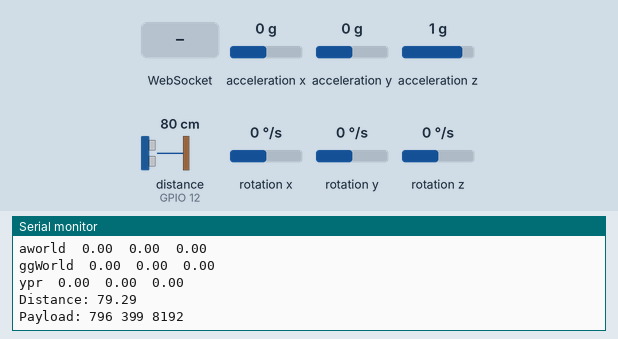
Simulated run of this program. Board: ESP32-S3. On the bench: the last lines printed to the serial monitor. Wiring (inferred from the names in the program): ultrasonic range finder: trigger GPIO 13; echo GPIO 12. The inputs (shaded band) are chosen by the test bench; at power-on: acceleration x 0 g, distance to the obstacle (sensor on GPIO 12) 80 cm, acceleration z 1 g, acceleration y 0 g, rotation x 0 °/s, rotation y 0 °/s, rotation z 0 °/s. The echo pulse lasts 58.3 µs per cm; storage starts empty.

Above: at 1.8 s.
1.9 s: acceleration x set to -0.2 g
At 2.8 s:
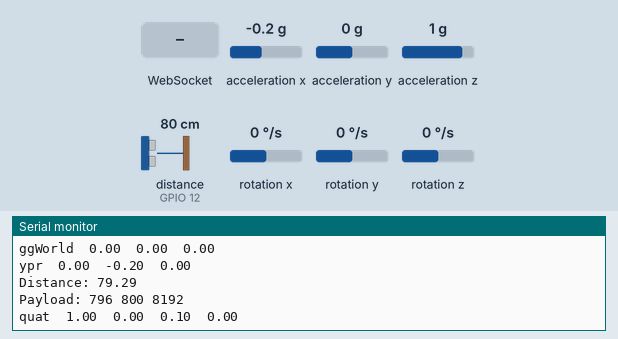
4.9 s: distance to the obstacle (sensor on GPIO 12) set to 35 cm
At 6.0 s:
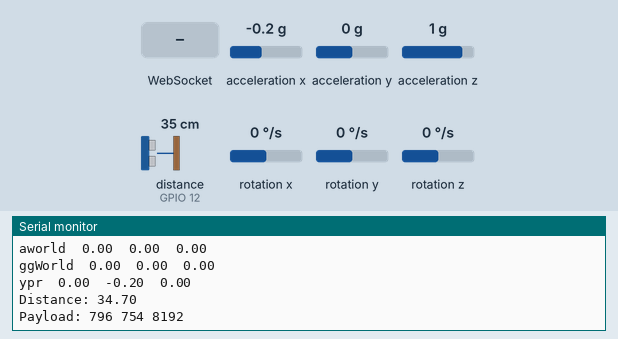
7.9 s: WebSocket text "screenSize" received
At 8.8 s:
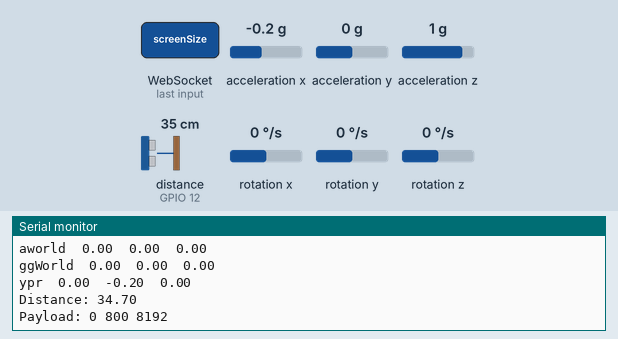
9.4 s: WebSocket text "calibrate" received
10.9 s: acceleration z set to -0.8 g
At 11.9 s:
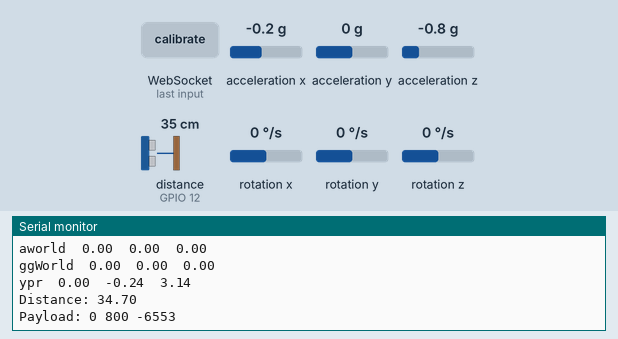
13.9 s: WebSocket text "1" received
Timing chart, 0 to 15.9 s (numbered marks = the images above; inputs shaded):
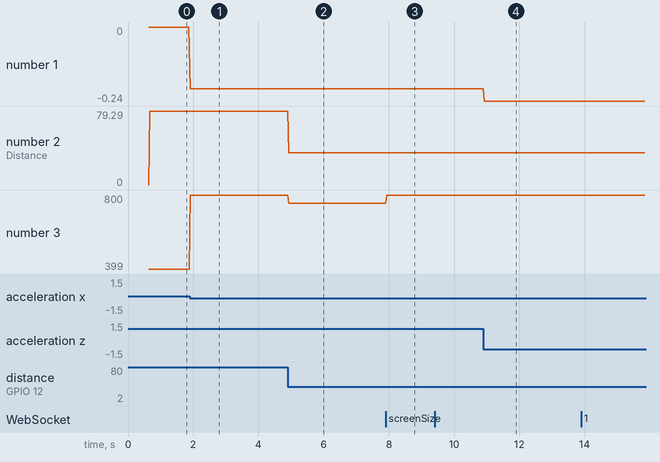

Measured:
- the behaviour switches between 0 and -0.1 g on acceleration x (found by bisection; images 0 and 1)
- after the input at 1.9 s, the serial monitor: prints a new line at once (image 1)
- after the input at 4.9 s, the serial monitor: prints a new line at once (image 2)
- after the input at 7.9 s, the serial monitor: prints a new line at once (image 3)
- after the input at 10.9 s, the serial monitor: prints a new line at once (image 4)
- plotted number 1: 0 → -0.2 after the input at 1.9 s, -0.2 → -0.24 after the input at 10.9 s
- plotted number 2: 79.29 → 34.7 after the input at 4.9 s
- plotted number 3: 399 → 800 after the input at 1.9 s, 800 → 754 after the input at 4.9 s, 754 → 800 after the input at 7.9 s

The program:

main.cpp
```cpp
#include <Arduino.h>
#include <Wire.h>
#include <WiFi.h>
#include "WebServer.h"
#include <DNSServer.h>
#include <WebSocketsServer.h>
#include <LittleFS.h>
#include <FS.h>


// MotionApps / I2Cdev headers provide DMP-capable MPU6050 class
#include "I2Cdev.h"
#include "MPU6050_6Axis_MotionApps20.h"
#include "util.h"

DNSServer dnsServer;
WebServer server(80);

void handleRoot(){
  server.send(200, "text", "Test");
}

/* MPU6050 default I2C address is 0x68*/
MPU6050 mpu;
//MPU6050 mpu(0x69); //Use for AD0 high
//MPU6050 mpu(0x68, &Wire1); //Use for AD0 low, but 2nd Wire (TWI/I2C) object.

/*Conversion variables*/
#define EARTH_GRAVITY_MS2 9.80665  //m/s2
#define DEG_TO_RAD        0.017453292519943295769236907684886
#define RAD_TO_DEG        57.295779513082320876798154814105

double distance;

/*---MPU6050 Control/Status Variables---*/
bool DMPReady = false;  // Set true if DMP init was successful
uint8_t MPUIntStatus;   // Holds actual interrupt status byte from MPU
uint8_t devStatus;      // Return status after each device operation (0 = success, !0 = error)
uint16_t packetSize;    // Expected DMP packet size (default is 42 bytes)
uint8_t FIFOBuffer[64]; // FIFO storage buffer

/*---MPU6050 Control/Status Variables---*/
Quaternion q;           // [w, x, y, z]         Quaternion container
VectorInt16 aa;         // [x, y, z]            Accel sensor measurements
VectorInt16 gg;         // [x, y, z]            Gyro sensor measurements
VectorInt16 aaWorld;    // [x, y, z]            World-frame accel sensor measurements
VectorInt16 ggWorld;    // [x, y, z]            World-frame gyro sensor measurements
VectorFloat gravity;    // [x, y, z]            Gravity vector
float euler[3];         // [psi, theta, phi]    Euler angle container
float ypr[3];           // [yaw, pitch, roll]   Yaw/Pitch/Roll container and gravity vector

#define TRIG 13
#define ECHO 12

#define aspectRatioRads 0.5123894603
double screenSize = 34.544; // diagonal screen size in cm of macbook

void calibrateMotion() {
    mpu.CalibrateAccel(6);  // Calibration Time: generate offsets and calibrate our MPU6050
    mpu.CalibrateGyro(6);
    Serial.println("These are the Active offsets: ");
    mpu.PrintActiveOffsets();
    Serial.println(F("Enabling DMP..."));   //Turning ON DMP
    mpu.setDMPEnabled(true);
}

WebSocketsServer webSocket = WebSocketsServer(81);  // Port 81

void webSocketEvent(uint8_t num, WStype_t type, uint8_t * payload, size_t length) {
  String msg = String((char *)payload);
  switch (type) {
    case WStype_CONNECTED:
      Serial.printf("[%u] Connected from %s\n", num, webSocket.remoteIP(num).toString().c_str());
      webSocket.sendTXT(num, "Hello from ESP32!");
      break;

    case WStype_TEXT:
      Serial.printf("[%u] Received text: %s\n", num, payload);
      if(msg.startsWith("screenSize")) {
          Serial.println("Screen size command received.");
          // Handle screen size command if needed
          screenSize = msg.substring(11).toDouble();
      }
      else if(msg.equals("calibrate")) {
          Serial.println("Calibration command received.");
          calibrateMotion();
      }
      break;

    case WStype_DISCONNECTED:
      Serial.printf("[%u] Disconnected!\n", num);
      break;
  }
}

void calculateCoordinates(float* ypr, double distance, int16_t* x, int16_t* y) {
    // Example calculation: map distance to x and y coordinates
    // Adjust the mapping logic as per your requirements
    double screenWidth = screenSize * sin(aspectRatioRads);
    double screenHeight = screenSize * cos(aspectRatioRads);
    double tempX, tempY;
    tempX = (distance * sin(ypr[0])); // find the cm from center were pointing
    tempX = (abs(tempX) > screenWidth/2) ? ( (tempX > 0) ? screenWidth/2 : -screenWidth/2 ) : tempX; // Clamp x to screen bounds, W readability, the code documents itself type shiiii
    *x = mapDouble(tempX, -screenWidth/2, screenWidth/2, 0, 1593); // map to screen coordinates assuming 600px width
    tempY = (distance * sin(ypr[1] * 2)); // find the cm from center were pointing
    tempY = (abs(tempY) > screenHeight/2) ? ( (tempY > 0) ? screenHeight/2 : -screenHeight/2 ) : tempY; // Clamp y to screen bounds
    *y = mapDouble(tempY, -screenHeight/2, screenHeight/2, (float)800, (float)0); // map to screen coordinates assuming 400px height

}

void sendFile()
{
  String url = server.uri();
  String type = "text/";
  if(url.indexOf('.') >= 0) type.concat(url.substring(url.indexOf('.')+1));
  else type.concat("html");
  if(LittleFS.exists(url)) {
    File file = LittleFS.open(url, "r");
    server.streamFile(file, type);
    file.close();
  }
  else server.send(404, "text", url+" not found");
}

void setup() {
  Serial.begin(115200);
  while (!Serial)
    delay(10); // will pause Zero, Leonardo, etc until serial console opens
  Wire.setPins(2, 1);
  Wire.begin();
  // Try to initialize!
  mpu.initialize();
  mpu.setDMPEnabled(true);
  Serial.println("MPU6050 Found!");


//Start of the website on the 32
    WiFi.mode(WIFI_AP);
    WiFi.softAP("Draw");
    //WiFi.AP.enableDhcpCaptivePortal();


    dnsServer.start(80, "*", WiFi.softAPIP());
    server.on("/", handleRoot);
    server.onNotFound(sendFile);
    server.begin();

    webSocket.begin();
    webSocket.onEvent(webSocketEvent);

    pinMode(ECHO, INPUT);
    pinMode(TRIG, OUTPUT);

    LittleFS.begin(true);


  //setupt motion detection
 Serial.println(F("Initializing DMP..."));
  devStatus = mpu.dmpInitialize();

  /* Supply your gyro offsets here, scaled for min sensitivity */
  mpu.setXGyroOffset(0);
  mpu.setYGyroOffset(0);
  mpu.setZGyroOffset(0);
  mpu.setXAccelOffset(0);
  mpu.setYAccelOffset(0);
  mpu.setZAccelOffset(0);

  /* Making sure it worked (returns 0 if so) */
  if (devStatus == 0) {
    calibrateMotion();

    MPUIntStatus = mpu.getIntStatus();

    /* Set the DMP Ready flag so the main loop() function knows it is okay to use it */
    Serial.println(F("DMP ready! Waiting for first interrupt..."));
    DMPReady = true;
    packetSize = mpu.dmpGetFIFOPacketSize(); //Get expected DMP packet size for later comparison
  }

  Serial.println("");
  delay(100);
}

void loop() {

    dnsServer.processNextRequest();
    server.handleClient();


    if (mpu.dmpGetCurrentFIFOPacket(FIFOBuffer)) { // Get the Latest packet
    /*Display quaternion values in easy matrix form: w x y z */
    mpu.dmpGetQuaternion(&q, FIFOBuffer);
    Serial.print("quat\t");
    Serial.print(q.w);
    Serial.print("\t");
    Serial.print(q.x);
    Serial.print("\t");
    Serial.print(q.y);
    Serial.print("\t");
    Serial.println(q.z);

    mpu.dmpGetGravity(&gravity, &q);

    /* Display initial world-frame acceleration, adjusted to remove gravity
    and rotated based on known orientation from Quaternion */
    mpu.dmpGetAccel(&aa, FIFOBuffer);
    mpu.dmpConvertToWorldFrame(&aaWorld, &aa, &q);
    Serial.print("aworld\t");
    Serial.print(aaWorld.x * mpu.get_acce_resolution() * EARTH_GRAVITY_MS2);
    Serial.print("\t");
    Serial.print(aaWorld.y * mpu.get_acce_resolution() * EARTH_GRAVITY_MS2);
    Serial.print("\t");
    Serial.println(aaWorld.z * mpu.get_acce_resolution() * EARTH_GRAVITY_MS2);

    /* Display initial world-frame acceleration, adjusted to remove gravity
    and rotated based on known orientation from Quaternion */
    mpu.dmpGetGyro(&gg, FIFOBuffer);
    mpu.dmpConvertToWorldFrame(&ggWorld, &gg, &q);
    Serial.print("ggWorld\t");
    Serial.print(ggWorld.x * mpu.get_gyro_resolution() * DEG_TO_RAD);
    Serial.print("\t");
    Serial.print(ggWorld.y * mpu.get_gyro_resolution() * DEG_TO_RAD);
    Serial.print("\t");
    Serial.println(ggWorld.z * mpu.get_gyro_resolution() * DEG_TO_RAD);

    /* Display Euler angles in degrees */
    mpu.dmpGetYawPitchRoll(ypr, &q, &gravity);
    Serial.print("ypr\t");
    Serial.print(ypr[0]);
    Serial.print("\t");
    Serial.print(ypr[1]);
    Serial.print("\t");
    Serial.println(ypr[2] );

    Serial.println();
    // Prints the distance on the Serial Monitor
    Serial.print("Distance: ");
    Serial.println(distance);

    int16_t cursorX, cursorY = 0;
    calculateCoordinates(ypr, distance, &cursorX, &cursorY);

    String payload = String(cursorX) + " " + String(cursorY) + " " + String(aa.z);
    Serial.println("Payload: " + payload);

    webSocket.sendTXT(0, payload);
    delay(20);
  }

  // Clears the trigPin
  digitalWrite(TRIG, LOW);
  delayMicroseconds(2);
  // Sets the trigPin on HIGH state for 10 micro seconds
  digitalWrite(TRIG, HIGH);
  delayMicroseconds(10);
  digitalWrite(TRIG, LOW);
  // Reads the ECHO pin, returns the sound wave travel time in microseconds
  unsigned long duration = pulseIn(ECHO, HIGH);
  // Calculating the distance
  distance = duration * 0.034 / 2;

  webSocket.loop();
}
```

util.h
```cpp
// util.h - small utility helpers for DrawingGameBackend
// Provides float/double versions of Arduino's map() function

#ifndef UTIL_H
#define UTIL_H

#include <Arduino.h>

// Map floats safely. Returns out_min if in_min == in_max to avoid divide-by-zero.
static inline float mapFloat(float x, float in_min, float in_max, float out_min, float out_max) {
  if (in_max == in_min) return out_min;
  return (x - in_min) * (out_max - out_min) / (in_max - in_min) + out_min;
}

// Map doubles (on many MCUs double==float). Returns out_min on divide-by-zero.
static inline double mapDouble(double x, double in_min, double in_max, double out_min, double out_max) {
  if (in_max == in_min) return out_min;
  return (x - in_min) * (out_max - out_min) / (in_max - in_min) + out_min;
}

// Optional clamping helper
static inline float clampFloat(float v, float a, float b) {
  if (a < b) {
    if (v < a) return a;
    if (v > b) return b;
    return v;
  } else {
    if (v < b) return b;
    if (v > a) return a;
    return v;
  }
}

#endif // UTIL_H
```
